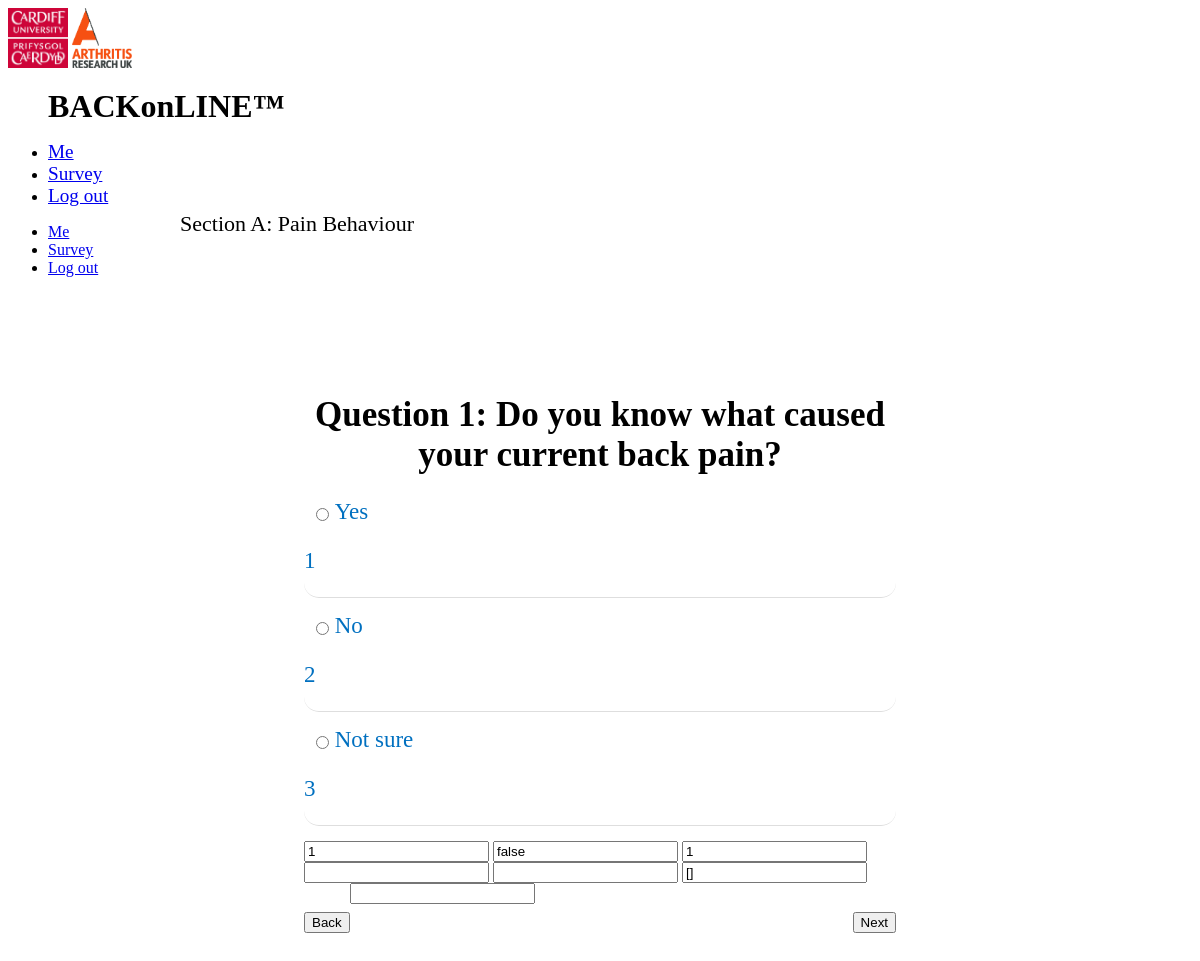
/Questions, run on the app's committed database.
### tables this page shows
CREATE TABLE `Questions` (
    `QuestionID`    INTEGER NOT NULL PRIMARY KEY AUTOINCREMENT,
    `QuestionText`  TEXT NOT NULL
);

CREATE TABLE `Options` (
    `QuestionID`    INTEGER NOT NULL,
    `OptionID`  INTEGER NOT NULL PRIMARY KEY AUTOINCREMENT,
    `OptionText`    TEXT NOT NULL,
    `Score` INTEGER,
    `QuestionType` TEXT NOT NULL
);

### BACKonLINEServer.py (the view, shortened to what this page needs)
@app.route("/Questions", methods = ['GET', 'POST'])
def questions():
    if request.method == 'GET':
        try:
            conn = sqlite3.connect(DATABASE)
            cur = conn.cursor()
            cur.execute("SELECT QuestionText FROM Questions WHERE QuestionID=?;", [1])
            question_text = cur.fetchall()
            cur.execute("SELECT OptionText, QuestionType, OptionID FROM Options WHERE QuestionID=?;", [1])
            option_data = cur.fetchall()
        except:
            print('There was an error', option_data)
        finally:
            question_text = str(question_text)[3:-4]
            section_text = "Section A: Pain Behaviour"
            conn.close()
            return render_template('questions.html', question_text=question_text, option_data=option_data, section_text=section_text,  question_number=1)

### templates/questions.html (shortened to what this page needs)
{% extends "navbar.html" %}
{% block mainBlock %}
  {{ super() }}
  <link href="../static/css/questions.css" rel="stylesheet">
  <form id="survey" action="/Questions" method="post">
    <h2>{{ section_text }}</h2>
    <h1>Question {{ question_number }}: {{ question_text }}</h1>
    {% for row in option_data %}
      {% if row[1] == "Radiobox" %}
        <div class="options">
          <label for="option-text-{{row[2]}}" class="test" onclick="sendRadio(this);">{{row[0]}}<input
          class="uk-radio" type="radio" id="option-text-{{row[2]}}" name="option-text[]">
          <p>{{row[2]}}</p>
          </label>
        </div>
      {% endif %}
    {% endfor %}
    <input id="skippedqs" type="text" name="skippedqs" value="1"></input>
    <input id="qhide" type="text" name="qhide" value="false"></input>
    <input id="questnum" type="text" name="questnum" value="{{ question_number }}"></input>
    <input id="patient_id" name="patient_id" type="text"></input>
    <input id="radio" name="radio" type="text"></input>
    <input id="checkbox" name="checkbox" type="text" value="[]"></input>
    <input id="textarea" name="textarea" type="text"></input>
    <button type="submit" class="back-button uk-button uk-button-primary" onclick="back();">Back</button>
    {% if (question_number != 3) and (question_number != 20) %}
      <button type="submit" class="next-button uk-button uk-button-primary" onclick="forward(); return validate()">Next</button>
    {% else %}
      <button type="submit" class="next-button uk-button uk-button-primary" onclick="forward()">Next</button>
    {% endif %}
  </form>
{% endblock %}

### templates/navbar.html (shortened to what this page needs)
{% extends "generalPageStyled.html" %}
{% block mainBlock %}
  <header>
    <nav class="uk-container uk-navbar">
      <div class="uk-navbar-left">
        <a href="https://www.cardiff.ac.uk" class="uk-navbar-item uk-logo" target="_blank"><img src="../static/img/cardiff-university.jpg" alt="Cardiff University" width="60" height="60"></a>
        <a href="https://www.arthritisresearchuk.org" class="uk-navbar-item uk-logo" target="_blank"><img src="../static/img/arthritis-research.jpg" alt="Arthritis Research UK" width="60" height="60"></a>
        <ul class="uk-navbar-nav">
          <strong style="font-size: 200%; color: #000;">BACKonLINE&trade;</strong>
        </ul>
      </div>
      <div class="uk-navbar-right">
        <ul class="uk-navbar-nav uk-visible@s">
          <li><a class="uk-text-large uk-button-text" href="/Welcome" style="font-size: 120%;">Me</a></li>
          <li><a class="uk-text-large uk-button-text" href="/Questions" style="font-size: 120%;">Survey</a></li>
          <li><a class="uk-text-large uk-button-text" href="/Login" style="font-size: 120%;">Log out</a></li>
        </ul>
      </div>
    </nav>
  </header>
  <div id="sidenav" uk-offcanvas="flip: true" class="uk-offcanvas">
    <div class="uk-offcanvas-bar">
      <ul class="uk-nav">
        <li><a class="uk-text-large" href="/Welcome">Me</a></li>
        <li><a class="uk-text-large" href="/Questions">Survey</a></li>
        <li><a class="uk-text-large" href="/Login">Log out</a></li>
      </ul>
    </div>
  </div>
{% endblock %}

### templates/generalPageStyled.html (shortened to what this page needs)
<!DOCTYPE html>
<html lang="en-GB">
  <head>
    <link rel="stylesheet" href="https://use.fontawesome.com/releases/v5.5.0/css/all.css">
    <link rel="stylesheet" href="https://cdnjs.cloudflare.com/ajax/libs/uikit/3.0.0-rc.24/css/uikit.min.css">
  </head>
  <body onload="onLoad()">
    {% block mainBlock %}{% endblock %}
</html>

### static/css/questions.css (style rules this page uses)
body { height: 100%; bottom: 10px; }
.next-button { display: inline-block; position: relative; float: right; }
.back-button { display: inline-block; position: relative; float: left; }
.back-button, .next-button { margin-top: 5%; margin-bottom: 5%; }
h1 { text-align: center; position: relative; font-size: 35px; font-weight: 200; font-weight: bold; margin-top: -10%; }
h2 { position: absolute; float: left; font-size: 22px; font-weight: 200; left: 15%; top: 20%; }
.options { color: #0070c0; background: #fff; margin-bottom: 15px; border-bottom: 1px solid rgba(33,33,33,0.15); border-radius: 0px 0px 15px 15px; font-size: 23px; }
.uk-radio, .uk-checkbox { cursor: pointer; float: left; margin-left: 2%; margin-top: 9px; margin-right: 1%; }
form { margin-top: 15%; margin-left: 25%; margin-right: 25%; }
img { display: center; }

### data on the page
Questions: QuestionText "Do you know what caused your current back pain?"
Options: OptionText "Yes", OptionID "1"
Options: OptionText "No", OptionID "2"
Options: OptionText "Not sure", OptionID "3"

### other printed values
{{ section_text }} "Section A: Pain Behaviour"
{{ question_number }} "1"
